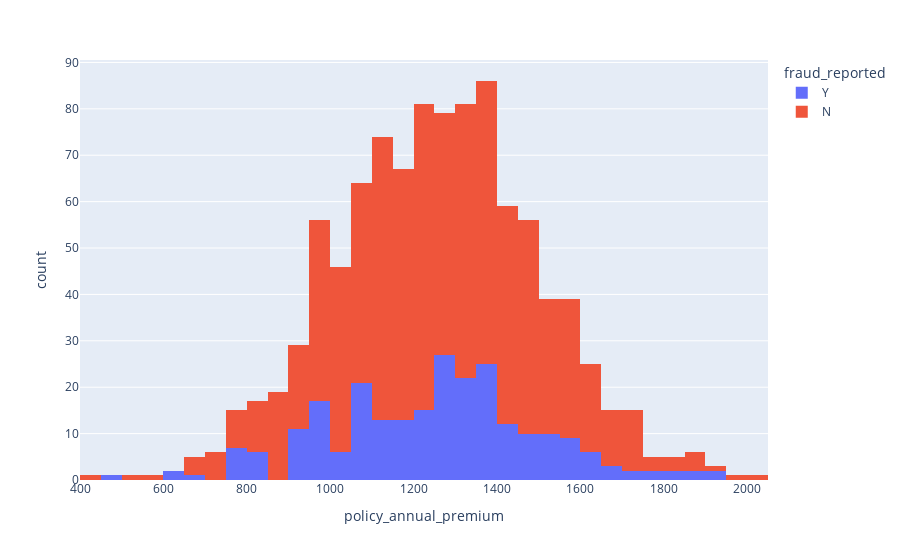

The cell this chart's notebook holds for it:
### Code cell
fig = px.histogram(df,x="policy_annual_premium",color='fraud_reported')
fig.show()

### Figure 1 — Plotly figure (JSON) as saved in the notebook; plotly's stock layout.template omitted (floating-point values rounded to 4 significant figures; data arrays with more than 128 entries replaced by an {"elided": "..."} marker saying what was removed)
{"data": [{"alignmentgroup": "True", "bingroup": "x", "hovertemplate": "fraud_reported=Y<br>policy_annual_premium=%{x}<br>count=%{y}<extra></extra>", "legendgroup": "Y", "marker": {"color": "#636efa", "pattern": {"shape": ""}}, "name": "Y", "offsetgroup": "Y", "orientation": "v", "showlegend": true, "type": "histogram", "x": {"elided": "247 float values"}, "xaxis": "x", "yaxis": "y"}, {"alignmentgroup": "True", "bingroup": "x", "hovertemplate": "fraud_reported=N<br>policy_annual_premium=%{x}<br>count=%{y}<extra></extra>", "legendgroup": "N", "marker": {"color": "#EF553B", "pattern": {"shape": ""}}, "name": "N", "offsetgroup": "N", "orientation": "v", "showlegend": true, "type": "histogram", "x": {"elided": "753 float values"}, "xaxis": "x", "yaxis": "y"}], "layout": {"barmode": "relative", "legend": {"title": {"text": "fraud_reported"}, "tracegroupgap": 0}, "margin": {"t": 60}, "xaxis": {"anchor": "y", "domain": [0, 1], "title": {"text": "policy_annual_premium"}}, "yaxis": {"anchor": "x", "domain": [0, 1], "title": {"text": "count"}}}}
